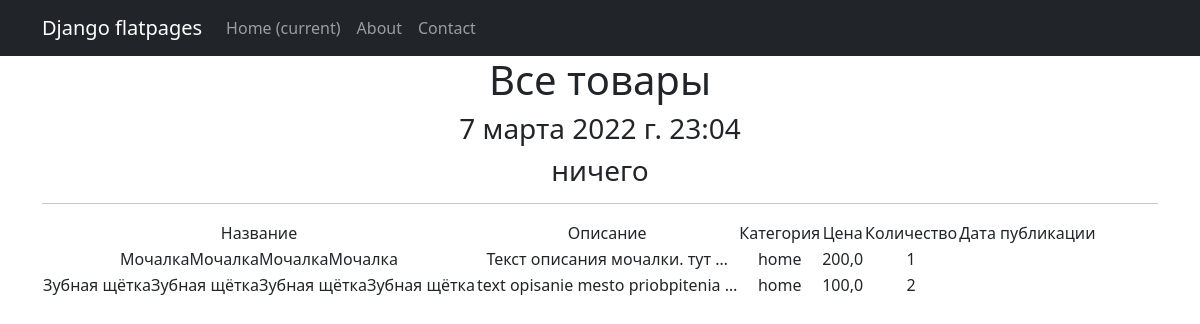
Screenshot of /products/ with the database file from the repository.
### simpleapp/models.py (models this page shows, shortened)
class Product(models.Model):
    name = models.CharField(
        max_length=50,
        unique=True,  # названия товаров не должны повторяться
    )
    description = models.TextField()
    time = models.DateTimeField(auto_now=True, auto_now_add=False)
    quantity = models.IntegerField(
        validators=[MinValueValidator(0)],
    )
    category = models.ForeignKey(
        to='Category',
        on_delete=models.CASCADE,
        related_name='products',  # все продукты в категории будут доступны через поле products
    )
    price = models.FloatField(
        validators=[MinValueValidator(0.0)],
    )

class Category(models.Model):
    name = models.CharField(max_length=100, unique=True)  # названия категорий тоже не должны повторяться

### simpleapp/views.py (the view)
# urls.py: path('', ProductList.as_view()),# т. к. сам по себе это класс, то нам надо представить этот класс в виде view. Для этого вызываем метод as_view
class ProductList(ListView):
    model = Product  # указываем модель, объекты которой мы будем выводить
    template_name = 'products.html'  # указываем имя шаблона, где будет лежать HTML, в котором будут все инструкции о том, как именно пользователю должны вывестись наши объекты
    context_object_name = 'products'  # это имя списка, в котором будут лежать все объекты, его надо указать, чтобы обратиться к самому списку объектов через HTML-шаблон
    queryset = Product.objects.order_by('-id')  # настроили пораметр отображения более новый продукт
    def get_context_data(self, **kwargs):
        context = super().get_context_data(**kwargs)
        context['time_now'] = datetime.utcnow()  # добавим переменную текущей даты time_now
        context['value1'] = None  # добавим ещё одну пустую переменную, чтобы на её примере посмотреть работу другого фильтра
        return context

### news/templatetags/custom_filters.py (called while the page is built)
@register.filter(name='multiply')  # регистрируем наш фильтр под именем multiply, чтоб django понимал, что это именно фильтр, а не простая функция
def multiply(value, arg):  # первый аргумент здесь — это то значение, к которому надо применить фильтр, второй аргумент — это аргумент фильтра, т. е. примерно следующее будет в шаблоне value|multiply:arg
    return str(value) * arg  # возвращаемое функцией значение — это то значение, которое подставится к нам в шаблон

### templates/products.html (shortened to what this page needs)
{% extends 'flatpages/default.html' %}
{% load custom_filters %}
{% block content %}
    <h1>Все товары</h1>
    <h3>{{ time_now }}</h3>
    <h3> {{ value1|default_if_none:"ничего" }} </h3>
    <hr>
    {% if products %}
        <table>
            <tr>
                <td>
                    Название
                </td>
                <td>
                    Описание
                </td>
                <td>
                    Категория
                </td>
                <td>
                    Цена
                </td>
                <td>
                    Количество
                </td>
                 <td>
                    Дата публикации
                </td>
            </tr>
        {% for product in products %}
            <tr>
                <td>
                    {{ product.name|multiply:4 }}
                </td>
                <td>
                    {{ product.description|truncatewords:4 }}
                </td>
                <td>
                    {{ product.category.name }}
                </td>
                <td>
                    {{ product.price }}
                </td>
                <td>
                    {{ product.quantity }}
                </td>
                <td>
                </td>
            </tr>
        {% endfor %}
        </table>
    {% else %}
        <h2>Товаров нет!</h2>
    {% endif %}
{% endblock content %}

### templates/flatpages/default.html (shortened to what this page needs)
<!DOCTYPE html>
<html lang="en">
    <head>
        {% load static %}
        <link href="{% static 'css/styles.css' %}" rel="stylesheet" />
    </head>
    <body>
<nav class="navbar navbar-expand-lg navbar-dark bg-dark static-top">
   <div class="container">
       <a class="navbar-brand" href="#">Django flatpages</a>
       <div class="collapse navbar-collapse" id="navbarResponsive">
           <ul class="navbar-nav ml-auto">
               <li class="nav-item active">
                   <a class="nav-link" href="#">Home
                       <span class="sr-only">(current)</span>
                   </a>
               </li>
               <li class="nav-item">
                   <a class="nav-link" href="/about/">About</a>
               </li>
               <li class="nav-item">
                   <a class="nav-link" href="/contacts/">Contact</a>
               </li>
           </ul>
       </div>
   </div>
</nav>
        <div class="container">
            <div class="row">
                <div class="col-lg-12 text-center">
                {% block content %}
                {% endblock content %}
                </div>
            </div>
        </div>
    </body>
</html>

### rows the page displays
Product: name|multiply "МочалкаМочалкаМочалкаМочалка", description "Текст описания мочалки. тут …", category.name "home", price "200,0", quantity "1"
Product: name|multiply "Зубная щёткаЗубная щёткаЗубная щёткаЗубная щётка", description "text opisanie mesto priobpitenia …", category.name "home", price "100,0", quantity "2"

### other values shown
{{ time_now }} "7 марта 2022 г. 23:04"
{{ value1|default_if_none:"ничего" }} "ничего"
